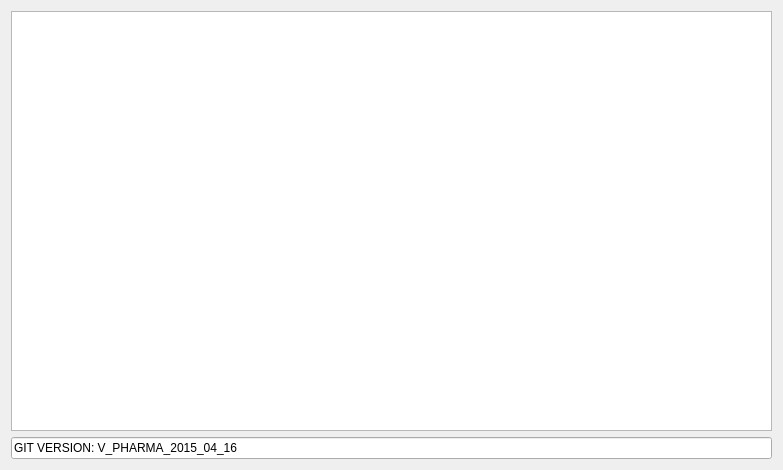
<?xml version="1.0" encoding="UTF-8"?>
<ui version="4.0">
 <class>In2MachineInfo</class>
 <widget class="QWidget" name="In2MachineInfo">
  <property name="geometry">
   <rect>
    <x>0</x>
    <y>0</y>
    <width>783</width>
    <height>470</height>
   </rect>
  </property>
  <property name="windowTitle">
   <string>Form</string>
  </property>
  <property name="windowOpacity">
   <double>0.500000000000000</double>
  </property>
  <layout class="QGridLayout" name="gridLayout">
   <item row="0" column="0">
    <widget class="QTableWidget" name="tableWidget"/>
   </item>
   <item row="1" column="0">
    <widget class="QLineEdit" name="lineEdit">
     <property name="text">
      <string>GIT VERSION: V_PHARMA_2015_04_16</string>
     </property>
    </widget>
   </item>
  </layout>
 </widget>
 <resources/>
 <connections/>
</ui>
